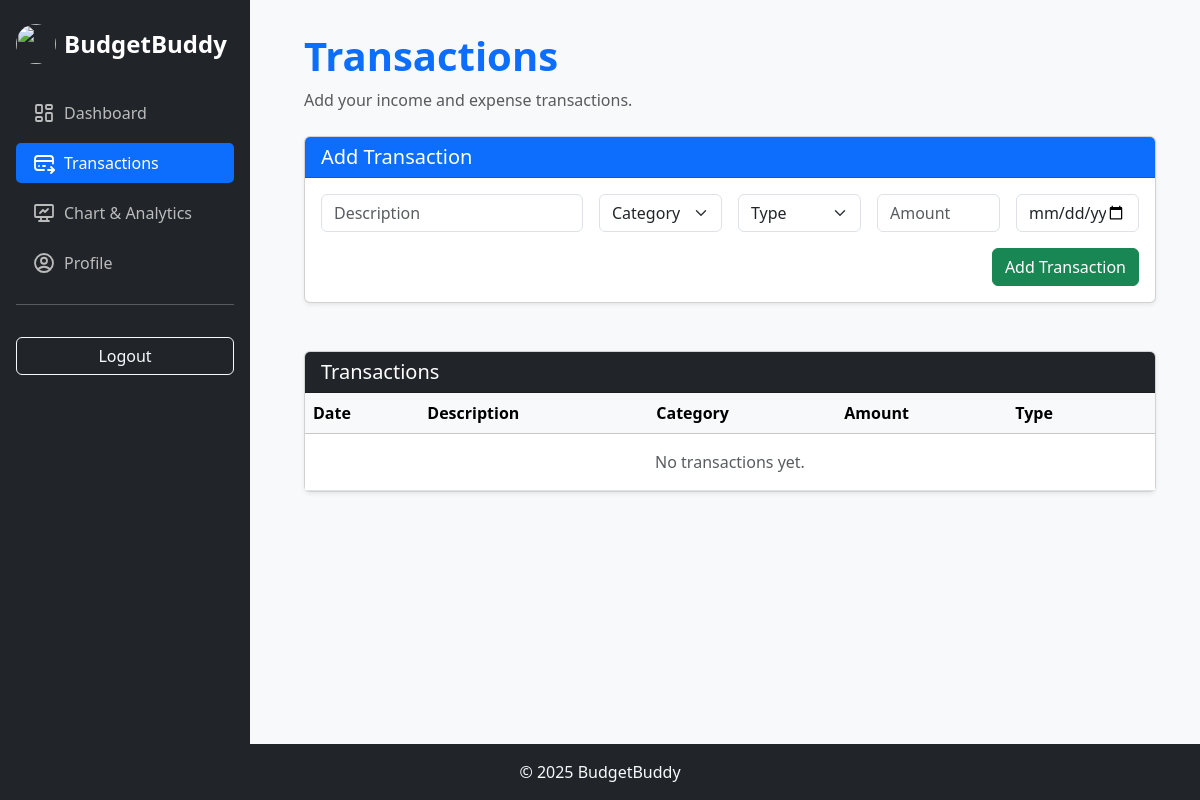
The page /transactions (signed in) on the database as committed earlier.
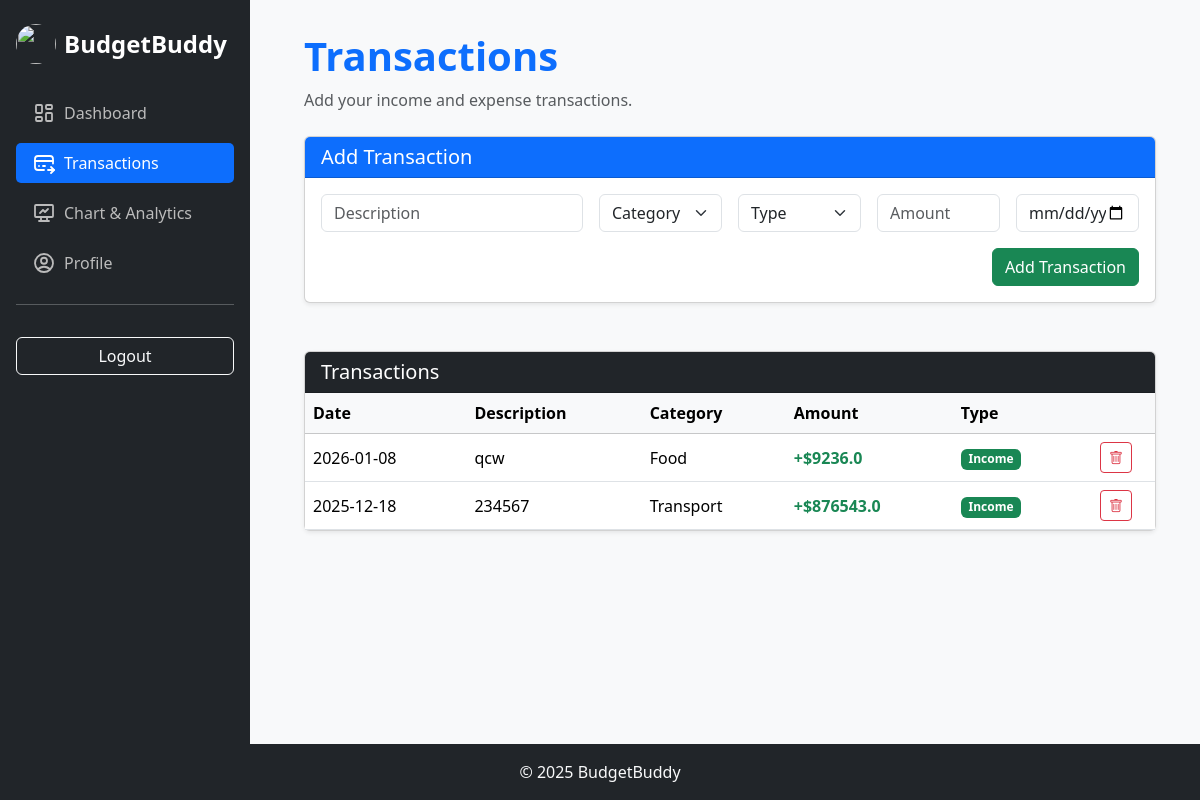
The same page on the database as committed later.
### tables this page shows
CREATE TABLE "transactions" (
    id INTEGER PRIMARY KEY AUTOINCREMENT,
    user_id INTEGER NOT NULL,
    description TEXT NOT NULL,
    category TEXT NOT NULL,
    type TEXT NOT NULL CHECK(type IN ('income','expenses')),
    amount REAL NOT NULL,
    date TEXT NOT NULL,
    FOREIGN KEY(user_id) REFERENCES users(id)
);

### app.py (the view, shortened to what this page needs)
@app.route("/transactions", methods=["GET", "POST"])
@login_required
def transactions():
    user_id = current_user.id
    with get_db_connection() as conn:
        cur = conn.cursor()
        cur.execute("SELECT * FROM transactions WHERE user_id=? ORDER BY date DESC", (user_id,))
        transactions = cur.fetchall()
    transactions = format_transactions(transactions)
    return render_template("transactions.html", transactions=transactions, user=current_user)

### app.py (called while the page is built)
@login_manager.user_loader
def load_user(user_id):
    return User.get(user_id)

def get_db_connection():
    conn = sqlite3.connect("finance.db")
    conn.row_factory = sqlite3.Row
    return conn

    @staticmethod
    def get(user_id):
        conn = sqlite3.connect("finance.db")
        conn.row_factory = sqlite3.Row
        cur = conn.cursor()
        cur.execute("SELECT * FROM users WHERE id = ?", (user_id,))
        user = cur.fetchone()
        conn.close()
        if not user:
            return None
        return User(user["id"], user["username"])

### helpers.py (called while the page is built)
def format_transactions(transactions):
    transactions = [dict(txn) for txn in transactions]
    for txn in transactions:
        txn["date"] = txn["date"].split(" ")[0]
    return transactions

### templates/transactions.html (shortened to what this page needs)
{% extends "layout_LoggedIn.html" %}
{% block content %}
<div class="d-flex flex-column flex-md-row justify-content-between align-items-start align-items-md-center mb-4 gap-3">
    <div>
        <h1 class="fw-bold text-primary">Transactions</h1>
        <p class="text-muted mb-0">Add your income and expense transactions.</p>
    </div>
</div>
<div class="card shadow-sm mb-5">
    <div class="card-header bg-primary text-white">
        <h5 class="mb-0">Add Transaction</h5>
    </div>
    <div class="card-body">
        <form action="{{ url_for('transactions') }}" method="post">
            <div class="row g-3">
                <div class="col-12 col-md-4">
                    <input type="text" name="description" class="form-control" placeholder="Description" required>
                </div>
                <div class="col-12 col-md-2">
                    <select name="category" class="form-select" required>
                        <option value="" disabled selected>Category</option>
                    </select>
                </div>
                <div class="col-12 col-md-2">
                    <select name="type" class="form-select" required>
                        <option value="" disabled selected>Type</option>
                    </select>
                </div>
                <div class="col-12 col-md-2">
                    <input type="number" step="0.01" name="amount" class="form-control" placeholder="Amount" required>
                </div>
                <div class="col-12 col-md-2">
                    <input type="date" name="date" class="form-control" required>
                </div>
            </div>
            <div class="mt-3 text-end">
                <button type="submit" class="btn btn-success">Add Transaction</button>
            </div>
        </form>
    </div>
</div>
<div class="card shadow-sm">
    <div class="card-header bg-dark text-white">
        <h5 class="mb-0">Transactions</h5>
    </div>
    <div class="card-body p-0 table-responsive">
        <table class="table mb-0 align-middle">
            <thead class="table-light">
                <tr>
                    <th>Date</th>
                    <th>Description</th>
                    <th>Category</th>
                    <th>Amount</th>
                    <th>Type</th>
                    <th class="text-center"></th>
                </tr>
            </thead>
            <tbody>
                {% if transactions %}
                    {% for txn in transactions %}
                        <tr>
                            <td>{{ txn.date }}</td>
                            <td>{{ txn.description }}</td>
                            <td>{{ txn.category }}</td>
                            <td>
                                {% if txn.type == 'income' %}
                                    <span class="text-success fw-bold">+${{ txn.amount }}</span>
                                {% else %}
                                    <span class="text-danger fw-bold">-${{ txn.amount }}</span>
                                {% endif %}
                            </td>
                            <td>
                                {% if txn.type == 'income' %}
                                    <span class="badge bg-success">Income</span>
                                {% else %}
                                    <span class="badge bg-danger">Expense</span>
                                {% endif %}
                            </td>
                            <td class="text-center">
                                <form action="{{ url_for('delete_transaction', txn_id=txn.id) }}"
                                      method="post"
                                      onsubmit="return confirm('Delete this transaction?');">
                                    <button class="btn btn-sm btn-outline-danger">
                                        <i class="bi bi-trash"></i>
                                    </button>
                                </form>
                            </td>
                        </tr>
                    {% endfor %}
                {% else %}
                    <tr>
                        <td colspan="6" class="text-center text-muted py-3">
                            No transactions yet.
                        </td>
                    </tr>
                {% endif %}
            </tbody>
        </table>
    </div>
</div>
{% endblock %}

### templates/layout_LoggedIn.html (shortened to what this page needs)
<!doctype html>
<html lang="en">
<head>
    <link href="https://cdn.jsdelivr.net/npm/bootstrap@5.3.3/dist/css/bootstrap.min.css" rel="stylesheet" />
    <link rel="stylesheet" href="https://cdn.jsdelivr.net/npm/bootstrap-icons@1.11.1/font/bootstrap-icons.css">
</head>
<body>
<nav class="sidebar d-none d-lg-block">
    <div class="d-flex align-items-center mb-4">
        <a href="/profile" class="me-2">
            <img src="{{ current_user.profile_picture or 'https://img.icons8.com/?size=100&id=103539&format=png&color=000000' }}"
                 class="rounded-circle" width="40" height="40">
        </a>
        <h4 class="fw-bold text-white m-0">BudgetBuddy</h4>
    </div>
               <ul class="nav flex-column">
                <li class="nav-item">
                    <a href="/dashboard" class="nav-link d-flex align-items-center {% if request.path == '/dashboard' %}active{% endif %}">
                        <span>Dashboard</span>
                    </a>
                </li>
                <li class="nav-item">
                    <a href="/transactions" class="nav-link d-flex align-items-center {% if request.path == '/transactions' %}active{% endif %}">
                        <span>Transactions</span>
                    </a>
                </li>
                <li class="nav-item">
                    <a href="/analytics" class="nav-link d-flex align-items-center {% if request.path == '/analytics' %}active{% endif %}">
                        <span>Chart & Analytics</span>
                    </a>
                </li>
                <li class="nav-item">
                    <a href="/profile" class="nav-link d-flex align-items-center {% if request.path == '/profile' %}active{% endif %}">
                        <span>Profile</span>
                    </a>
                </li>
            </ul>
    <hr class="border-light">
    <a href="/logout" class="btn btn-outline-light w-100 mt-3">Logout</a>
</nav>
<div class="content">
    <div class="container-fluid">
        {% block content %}{% endblock %}
    </div>
</div>
<footer class="text-center py-3 bg-dark text-light mt-4">
    &copy; {{ current_year or 2025 }} BudgetBuddy
</footer>
</body>
</html>

### templates/layout_LoggedIn.html (style rules this page uses)
body { background-color: #f8f9fa; min-height: 100vh; display: flex; flex-direction: column; }
.sidebar { width: 250px; position: fixed; height: 100vh; background-color: #212529; color: #fff; padding: 1.5rem 1rem; }
.sidebar .nav-link { color: #bbb; margin: 5px 0; border-radius: 5px; transition: 0.3s; }
.sidebar .nav-link:hover, .sidebar .nav-link.active { background-color: #0d6efd; color: #fff; }
.content { margin-left: 260px; padding: 2rem; flex: 1; }

Rows that differ between the two databases and show on the page:
added transactions: date "2026-01-08", description "qcw", category "Food", amount "9236.0", type "Income"
added transactions: date "2025-12-18", description "234567", category "Transport", amount "876543.0", type "Income"
Other text that changed with them:
text no longer shown: "No transactions yet."
